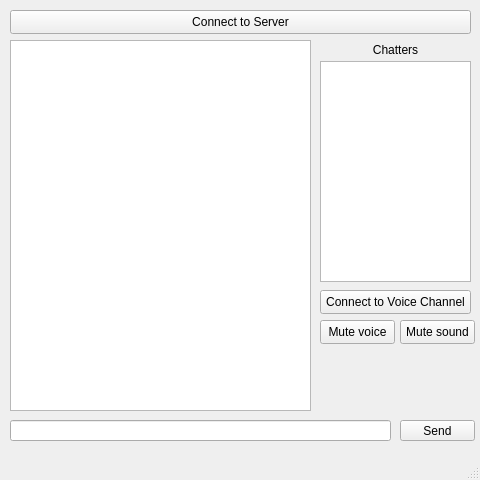
<?xml version="1.0" encoding="UTF-8"?>
<ui version="4.0">
 <class>MainWindow</class>
 <widget class="QMainWindow" name="MainWindow">
  <property name="geometry">
   <rect>
    <x>0</x>
    <y>0</y>
    <width>480</width>
    <height>480</height>
   </rect>
  </property>
  <property name="minimumSize">
   <size>
    <width>480</width>
    <height>480</height>
   </size>
  </property>
  <property name="maximumSize">
   <size>
    <width>480</width>
    <height>480</height>
   </size>
  </property>
  <property name="windowTitle">
   <string>d3baser</string>
  </property>
  <property name="locale">
   <locale language="English" country="UnitedStates"/>
  </property>
  <widget class="QWidget" name="centralwidget">
   <widget class="QPushButton" name="pushButton">
    <property name="geometry">
     <rect>
      <x>10</x>
      <y>10</y>
      <width>461</width>
      <height>24</height>
     </rect>
    </property>
    <property name="text">
     <string>Connect to Server</string>
    </property>
   </widget>
   <widget class="QLineEdit" name="lineEdit">
    <property name="geometry">
     <rect>
      <x>10</x>
      <y>420</y>
      <width>381</width>
      <height>21</height>
     </rect>
    </property>
   </widget>
   <widget class="QPushButton" name="pushButton_2">
    <property name="geometry">
     <rect>
      <x>400</x>
      <y>420</y>
      <width>75</width>
      <height>21</height>
     </rect>
    </property>
    <property name="text">
     <string>Send</string>
    </property>
   </widget>
   <widget class="QTextBrowser" name="textBrowser">
    <property name="geometry">
     <rect>
      <x>10</x>
      <y>40</y>
      <width>301</width>
      <height>371</height>
     </rect>
    </property>
   </widget>
   <widget class="QTextBrowser" name="tbChattersList">
    <property name="geometry">
     <rect>
      <x>320</x>
      <y>61</y>
      <width>151</width>
      <height>221</height>
     </rect>
    </property>
   </widget>
   <widget class="QPushButton" name="pbVoiceChannelConnect">
    <property name="geometry">
     <rect>
      <x>320</x>
      <y>290</y>
      <width>151</width>
      <height>24</height>
     </rect>
    </property>
    <property name="text">
     <string>Connect to Voice Channel</string>
    </property>
   </widget>
   <widget class="QPushButton" name="pbMuteVoice">
    <property name="geometry">
     <rect>
      <x>320</x>
      <y>320</y>
      <width>75</width>
      <height>24</height>
     </rect>
    </property>
    <property name="text">
     <string>Mute voice</string>
    </property>
   </widget>
   <widget class="QPushButton" name="pbMuteSound">
    <property name="geometry">
     <rect>
      <x>400</x>
      <y>320</y>
      <width>75</width>
      <height>24</height>
     </rect>
    </property>
    <property name="text">
     <string>Mute sound</string>
    </property>
   </widget>
   <widget class="QLabel" name="label">
    <property name="geometry">
     <rect>
      <x>320</x>
      <y>40</y>
      <width>151</width>
      <height>20</height>
     </rect>
    </property>
    <property name="text">
     <string>Chatters</string>
    </property>
    <property name="alignment">
     <set>Qt::AlignmentFlag::AlignCenter</set>
    </property>
   </widget>
  </widget>
  <widget class="QStatusBar" name="statusbar"/>
  <action name="actionServer">
   <property name="text">
    <string>Server</string>
   </property>
  </action>
  <action name="actionProfile">
   <property name="text">
    <string>Profile</string>
   </property>
  </action>
 </widget>
 <resources/>
 <connections/>
</ui>
